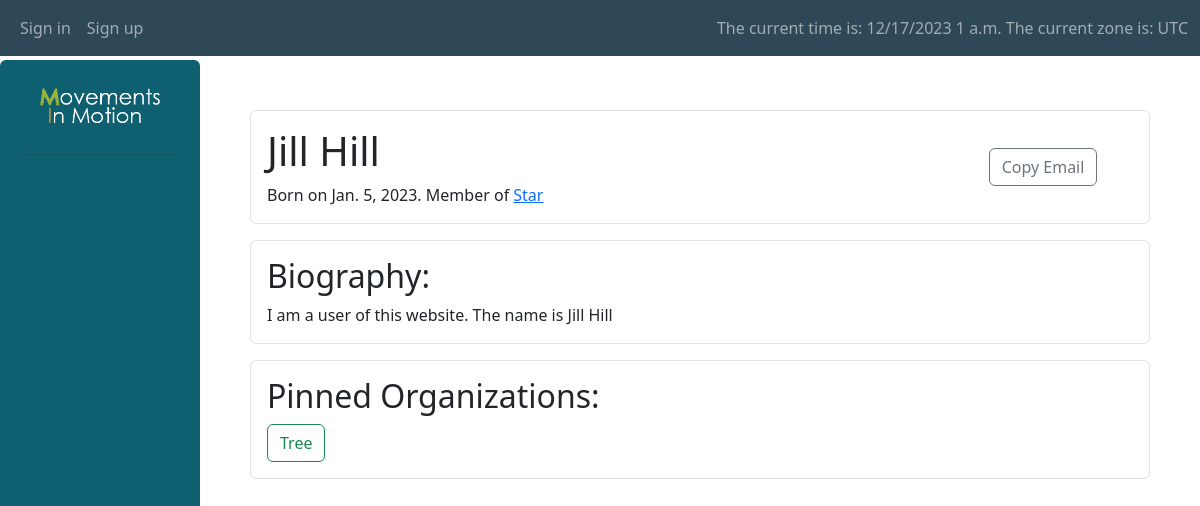
/Forum/profile/4, run on an earlier commit of the app's database.
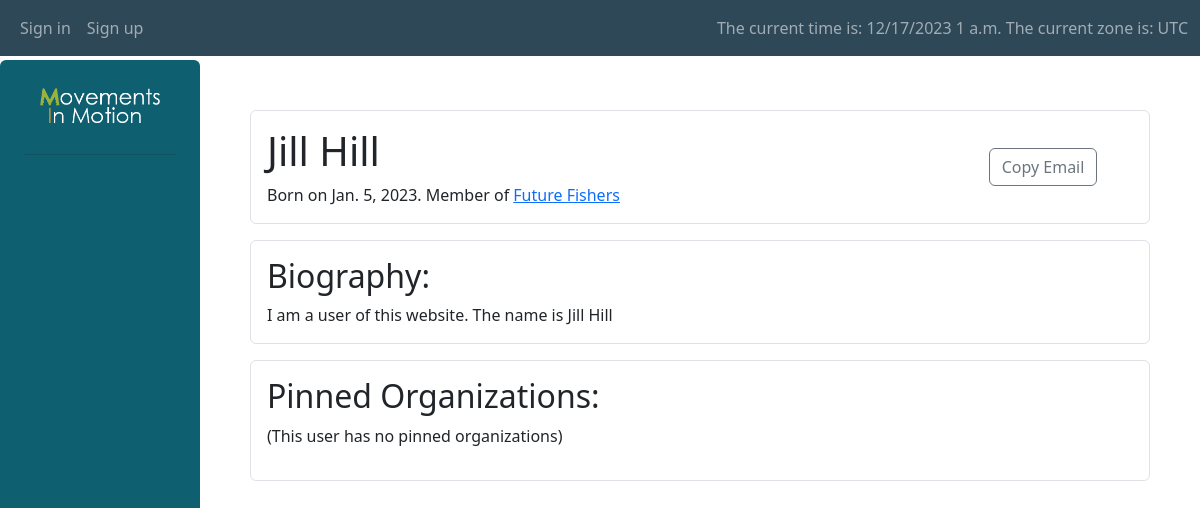
And on a later commit of the database.
### Forum/models.py (models this page shows, shortened)
class Profile(User):
    birthday = models.DateField(default=timezone.now, blank=True, null=True)
    biography = models.TextField(default="I am a user of this website", null=True, blank=True)
    pinned = models.ManyToManyField(Organization, related_name="followers",blank=True)
    membership = models.ForeignKey(Organization, null=True, blank=True, on_delete=models.SET_NULL, related_name='members')
    class Meta:
        permissions = [
            ("can_post", "can post on behalf of an organization")
        ]

class Organization(models.Model):
    name = models.CharField(max_length=100, null=False, blank=False)
    about = models.TextField(null=False, blank=False)
    logo = models.ImageField(null=True, blank=True, upload_to='organization_logos')
    official_email = models.EmailField(null=True, blank=True)

### Forum/views.py (the view)
# urls.py: path("profile/<int:pk>", views.ProfileDetailView.as_view(), name="profile_view"),
class ProfileDetailView(DetailView):
    model = Profile
    template_name = "Forum/detail_pages/profile_details.html"

### Forum/templates/Forum/detail_pages/profile_details.html (shortened to what this page needs)
{% extends "Forum/layouts/sidebar_layout.html" %}
{% load static %}
{% block body %}
    <div class="bar-in rounded border mb-3 p-3 align-items-center">
        <div class="row g-0 align-items-center">
            <div class="col-md-10">
                <h1>{{ profile.get_full_name }}</h1>
                <div class="d-inline">Born on {{ profile.birthday }}.</div>
                {% if profile.membership %}
                    <div class="d-inline">Member of <a href="{% url 'organization_view' pk=profile.membership.pk %}">{{ profile.membership.name }}</a></div>
                {% endif %}
            </div>
            <div class="col">
                <button class="btn btn-outline-secondary" type="button" onclick="copy_text(this, '{{ profile.email }}')">Copy Email</button>
            </div>
        </div>
    </div>
    <div class="bar-in rounded border mb-3 p-3 align-items-center">
        <h2>Biography: </h2>
        {{ profile.biography }}
    </div>
    <div class="bar-in rounded border mb-3 p-3 align-items-center">
        <h2>Pinned Organizations: </h2>
        {% for org in profile.pinned.all %}
            <div class="d-inline"><a class="btn btn-outline-success" href="{% url 'organization_view' pk=org.pk %}">{{ org.name }}  </a>    </div>
        {% empty %}
            <p>(This user has no pinned organizations)</p>
        {% endfor %}
    </div>
{% endblock %}

What changed in the data, as far as the page shows it:
removed Organization: name "Tree"
changed Profile "I am a user of this website. The name is Jill Hill": membership.name "Star" → "Future Fishers"
Also different on the page:
text now shown: "(This user has no pinned organizations)"
